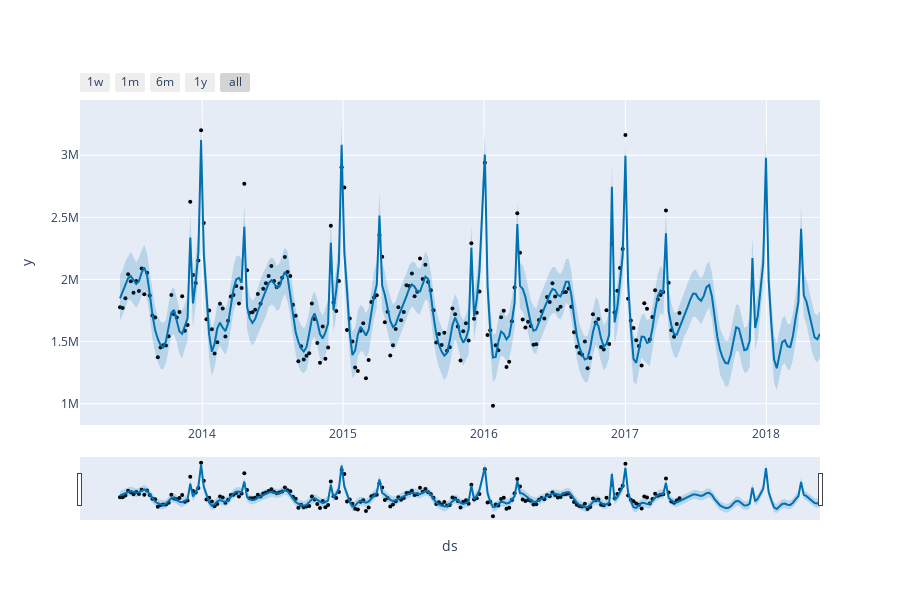

The notebook cell saved with this chart:
### Code cell
plot_plotly(m2, forecast2)#Make another interactive plot to visualize the more specified model

### Figure 1 — Plotly figure (JSON) as saved in the notebook; plotly's stock layout.template omitted (floating-point values rounded to 4 significant figures; data arrays with more than 128 entries replaced by an {"elided": "..."} marker saying what was removed)
{"data": [{"marker": {"color": "black", "size": 4}, "mode": "markers", "name": "Actual", "type": "scatter", "x": {"elided": "207 str values"}, "y": {"elided": "207 float values"}}, {"hoverinfo": "skip", "line": {"width": 0}, "mode": "lines", "type": "scatter", "x": {"elided": "259 str values"}, "y": {"elided": "259 float values"}}, {"fill": "tonexty", "fillcolor": "rgba(0, 114, 178, 0.2)", "line": {"color": "#0072B2", "width": 2}, "mode": "lines", "name": "Predicted", "type": "scatter", "x": {"elided": "259 str values"}, "y": {"elided": "259 float values"}}, {"fill": "tonexty", "fillcolor": "rgba(0, 114, 178, 0.2)", "hoverinfo": "skip", "line": {"width": 0}, "mode": "lines", "type": "scatter", "x": {"elided": "259 str values"}, "y": {"elided": "259 float values"}}], "layout": {"height": 600, "showlegend": false, "width": 900, "xaxis": {"rangeselector": {"buttons": [{"count": 7, "label": "1w", "step": "day", "stepmode": "backward"}, {"count": 1, "label": "1m", "step": "month", "stepmode": "backward"}, {"count": 6, "label": "6m", "step": "month", "stepmode": "backward"}, {"count": 1, "label": "1y", "step": "year", "stepmode": "backward"}, {"step": "all"}]}, "rangeslider": {"visible": true}, "title": {"text": "ds"}, "type": "date"}, "yaxis": {"title": {"text": "y"}}}}
